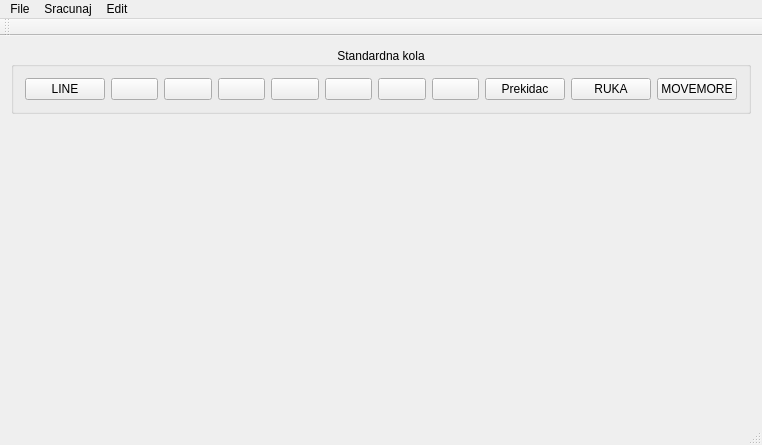
<?xml version="1.0" encoding="UTF-8"?>
<ui version="4.0">
 <class>MainWindow</class>
 <widget class="QMainWindow" name="MainWindow">
  <property name="geometry">
   <rect>
    <x>0</x>
    <y>0</y>
    <width>762</width>
    <height>445</height>
   </rect>
  </property>
  <property name="windowTitle">
   <string>MainWindow</string>
  </property>
  <widget class="QWidget" name="centralWidget">
   <layout class="QVBoxLayout" name="verticalLayout">
    <item>
     <widget class="QGroupBox" name="groupBox">
      <property name="sizePolicy">
       <sizepolicy hsizetype="Preferred" vsizetype="Maximum">
        <horstretch>0</horstretch>
        <verstretch>0</verstretch>
       </sizepolicy>
      </property>
      <property name="title">
       <string>Standardna kola</string>
      </property>
      <property name="alignment">
       <set>Qt::AlignCenter</set>
      </property>
      <layout class="QHBoxLayout" name="horizontalLayout">
       <item>
        <widget class="QPushButton" name="Button_LINE">
         <property name="text">
          <string>LINE</string>
         </property>
        </widget>
       </item>
       <item>
        <widget class="QPushButton" name="Button_NOT">
         <property name="text">
          <string/>
         </property>
         <property name="icon">
          <iconset>
           <normalon>:/ikone_dugmici/D:/IKONE_KOLA/NOT.png</normalon>
          </iconset>
         </property>
         <property name="iconSize">
          <size>
           <width>40</width>
           <height>30</height>
          </size>
         </property>
        </widget>
       </item>
       <item>
        <widget class="QPushButton" name="Button_AND">
         <property name="text">
          <string/>
         </property>
         <property name="icon">
          <iconset>
           <normalon>:/ikone_dugmici/D:/IKONE_KOLA/AND.png</normalon>
          </iconset>
         </property>
         <property name="iconSize">
          <size>
           <width>40</width>
           <height>30</height>
          </size>
         </property>
        </widget>
       </item>
       <item>
        <widget class="QPushButton" name="Button_OR">
         <property name="text">
          <string/>
         </property>
         <property name="icon">
          <iconset>
           <normalon>:/ikone_dugmici/D:/IKONE_KOLA/OR.png</normalon>
          </iconset>
         </property>
         <property name="iconSize">
          <size>
           <width>40</width>
           <height>30</height>
          </size>
         </property>
        </widget>
       </item>
       <item>
        <widget class="QPushButton" name="Button_XOR">
         <property name="text">
          <string/>
         </property>
         <property name="icon">
          <iconset>
           <normalon>:/ikone_dugmici/D:/IKONE_KOLA/XOR.png</normalon>
          </iconset>
         </property>
         <property name="iconSize">
          <size>
           <width>40</width>
           <height>30</height>
          </size>
         </property>
        </widget>
       </item>
       <item>
        <widget class="QPushButton" name="Button_NAND">
         <property name="text">
          <string/>
         </property>
         <property name="icon">
          <iconset>
           <normalon>:/ikone_dugmici/D:/IKONE_KOLA/NAND.png</normalon>
          </iconset>
         </property>
         <property name="iconSize">
          <size>
           <width>40</width>
           <height>30</height>
          </size>
         </property>
        </widget>
       </item>
       <item>
        <widget class="QPushButton" name="Button_NOR">
         <property name="text">
          <string/>
         </property>
         <property name="icon">
          <iconset>
           <normalon>:/ikone_dugmici/D:/IKONE_KOLA/NOR.png</normalon>
          </iconset>
         </property>
         <property name="iconSize">
          <size>
           <width>40</width>
           <height>30</height>
          </size>
         </property>
        </widget>
       </item>
       <item>
        <widget class="QPushButton" name="Button_XNOR">
         <property name="text">
          <string/>
         </property>
         <property name="icon">
          <iconset>
           <normalon>:/ikone_dugmici/D:/IKONE_KOLA/XNOR.png</normalon>
          </iconset>
         </property>
         <property name="iconSize">
          <size>
           <width>40</width>
           <height>30</height>
          </size>
         </property>
        </widget>
       </item>
       <item>
        <widget class="QPushButton" name="ButtonPrekidac">
         <property name="text">
          <string>Prekidac</string>
         </property>
        </widget>
       </item>
       <item>
        <widget class="QPushButton" name="Button_RUKA">
         <property name="text">
          <string>RUKA</string>
         </property>
        </widget>
       </item>
       <item>
        <widget class="QPushButton" name="pomerajVise">
         <property name="text">
          <string>MOVEMORE</string>
         </property>
        </widget>
       </item>
      </layout>
     </widget>
    </item>
    <item>
     <widget class="QWidget" name="widget" native="true"/>
    </item>
   </layout>
  </widget>
  <widget class="QMenuBar" name="menuBar">
   <property name="geometry">
    <rect>
     <x>0</x>
     <y>0</y>
     <width>762</width>
     <height>21</height>
    </rect>
   </property>
   <widget class="QMenu" name="menuFile">
    <property name="title">
     <string>File</string>
    </property>
    <addaction name="actionClear_All"/>
    <addaction name="actionSave"/>
    <addaction name="actionSave_As"/>
    <addaction name="actionLoad"/>
   </widget>
   <widget class="QMenu" name="menuSracunaj">
    <property name="title">
     <string>Sracunaj</string>
    </property>
    <addaction name="actionCelu_tabelicu"/>
   </widget>
   <widget class="QMenu" name="menuEdit">
    <property name="title">
     <string>Edit</string>
    </property>
    <addaction name="actionUndo"/>
    <addaction name="actionSave_User_Defined"/>
    <addaction name="actionLoad_UDS"/>
    <addaction name="actionOtvori_UDS"/>
   </widget>
   <addaction name="menuFile"/>
   <addaction name="menuSracunaj"/>
   <addaction name="menuEdit"/>
  </widget>
  <widget class="QToolBar" name="mainToolBar">
   <attribute name="toolBarArea">
    <enum>TopToolBarArea</enum>
   </attribute>
   <attribute name="toolBarBreak">
    <bool>false</bool>
   </attribute>
  </widget>
  <widget class="QStatusBar" name="statusBar"/>
  <action name="actionClear_All">
   <property name="text">
    <string>Clear All</string>
   </property>
  </action>
  <action name="actionSave">
   <property name="text">
    <string>Save</string>
   </property>
  </action>
  <action name="actionCelu_tabelicu">
   <property name="text">
    <string>Celu tabelicu</string>
   </property>
  </action>
  <action name="actionSave_As">
   <property name="text">
    <string>Save As...</string>
   </property>
  </action>
  <action name="actionLoad">
   <property name="text">
    <string>Load</string>
   </property>
  </action>
  <action name="actionUndo">
   <property name="text">
    <string>Undo</string>
   </property>
  </action>
  <action name="actionSave_User_Defined">
   <property name="text">
    <string>Save User Defined</string>
   </property>
  </action>
  <action name="actionLoad_UDS">
   <property name="text">
    <string>Load UDS</string>
   </property>
  </action>
  <action name="actionOtvori_UDS">
   <property name="text">
    <string>Otvori UDS</string>
   </property>
  </action>
 </widget>
 <layoutdefault spacing="6" margin="11"/>
 <resources/>
 <connections/>
</ui>
